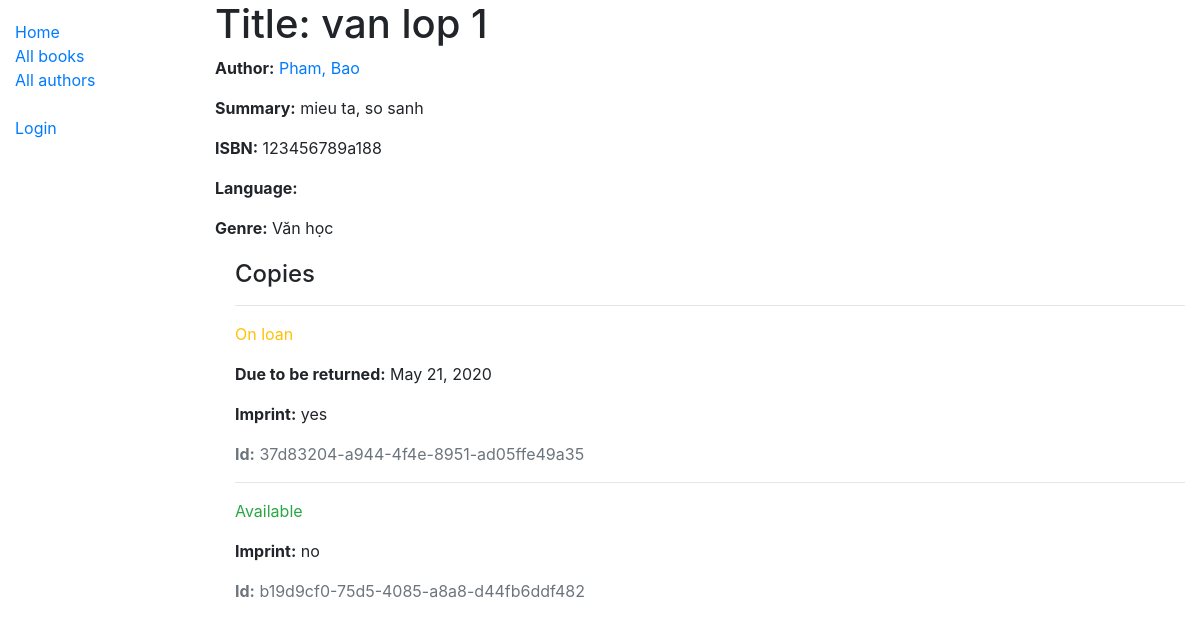
Page /catalog/book/5 on the committed database.
### catalog/models.py (models this page shows, shortened)
class Book(models.Model):
    title = models.CharField(max_length=200)
    author = models.ForeignKey('Author', on_delete=models.SET_NULL, null=True)
    summary = models.TextField(max_length=1000, help_text="Enter a brief description about the book")
    isbn = models.CharField("ISBN", max_length=13, help_text='13 Character <a href="https://www.isbn-'
                                                             'international.org/content/what-isbn">ISBN number</a>')
    genre = models.ManyToManyField(Gerne, help_text="Select a gerne for this book")
    def display_genre(self):
        return ', '.join(genre.name for genre in self.genre.all())
    display_genre.short_description = "Genre"

class Author(models.Model):
    first_name = models.CharField(max_length=100)
    last_name = models.CharField(max_length=100)
    date_of_birth = models.DateField(null=True, blank=True)
    date_of_death = models.DateField('Died', null=True, blank=True)
    objects = models.Manager()
    name = AuthorManager()
    class Meta:
        ordering = ['last_name', 'first_name']
    def __str__(self):
        return f'{self.last_name}, {self.first_name}'

class Gerne(models.Model):
    name = models.CharField(max_length=200, help_text="Enter a book gerne (e.g. Science Fiction)")
    def __str__(self):
        return self.name

class BookInstance(models.Model):
    id = models.UUIDField(primary_key=True, default=uuid.uuid4,
                          help_text='Unique ID for this particular book across whole library')
    book = models.ForeignKey('Book', on_delete=models.SET_NULL, null=True)
    imprint = models.CharField(max_length=200)
    due_back = models.DateField(null=True, blank=True)
    borrower = models.ForeignKey(User, on_delete=models.SET_NULL, null=True, blank=True)
    LOAN_STATUS = (
        ('m', 'Maintenance'),
        ('o', 'On loan'),
        ('a', 'Available'),
        ('r', 'Reserved'),
    )
    status = models.CharField(
        max_length=1,
        choices=LOAN_STATUS,
        blank=True,
        default='m',
        help_text='Book availability',
    )
    class Meta:
        ordering = ['due_back']
        permissions = (('can_mark_returned', 'Set book as returned'),)

### catalog/views.py (the view, shortened to what this page needs)
# urls.py: path('book/<int:pk>', views.BookDetailView.as_view(), name='book-detail'),
class BookDetailView(generic.DetailView):
    model = Book
    paginate_by = 1

### catalog/templates/catalog/book_detail.html
{% extends "base_generic.html" %}
{% block content %}
  <h1>Title: {{ book.title }}</h1>
  <p><strong>Author:</strong> <a href="{% url 'author-detail' book.author.pk %}">{{ book.author }}</a></p>
  <p><strong>Summary:</strong> {{ book.summary }}</p>
  <p><strong>ISBN:</strong> {{ book.isbn }}</p>
  <p><strong>Language:</strong> {{ book.language }}</p>
  <p><strong>Genre:</strong> {{ book.genre.all|join:", " }}</p>
  <div style="margin-left:20px;margin-top:20px">
    <h4>Copies</h4>
    {% for copy in book.bookinstance_set.all %}
      <hr>
      <p class="{% if copy.status == 'a' %}text-success{% elif copy.status == 'm' %}text-danger{% else %}text-warning{% endif %}">
        {{ copy.get_status_display }}
      </p>
      {% if copy.status != 'a' %}
        <p><strong>Due to be returned:</strong> {{ copy.due_back }}</p>
      {% endif %}
      <p><strong>Imprint:</strong> {{ copy.imprint }}</p>
      <p class="text-muted"><strong>Id:</strong> {{ copy.id }}</p>
    {% endfor %}
  </div>
{% endblock %}

### rows in the picture
Book: title "van lop 1", author "Pham, Bao", summary "mieu ta, so sanh", isbn "123456789a188", genre.all "Văn học"
BookInstance: status "On loan", due_back "May 21, 2020", imprint "yes", id "37d83204-a944-4f4e-8951-ad05ffe49a35"
BookInstance: status "Available", imprint "no", id "b19d9cf0-75d5-4085-a8a8-d44fb6ddf482"
